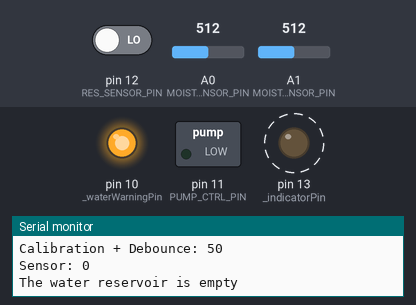
Bench run of a sketch on a simulated Arduino Uno, built with avr-gcc and run on an emulated ATmega328P. On the bench: switched loads named in the sketch (green lamp = pin HIGH), output pins drawn as LEDs (lit = HIGH), the last lines printed to the serial monitor. Dashed ring = blinking. Inputs (shaded band) come from the test bench; at power-on: pin 12 (RES_SENSOR_PIN) LOW, A1 (MOISTURE_CALIB_SENSOR_PIN) = 512, A0 (MOISTURE_SENSOR_PIN) = 512. Pins used as bus, display or sensor lines are not drawn.

Above: at 1.2 s.
1.3 s: pin 12 (RES_SENSOR_PIN) driven HIGH
At 3.4 s:
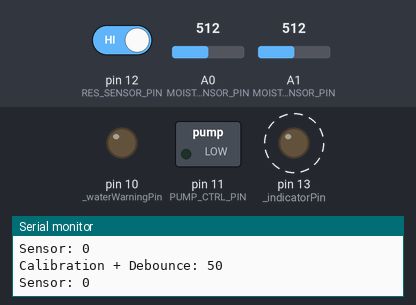
7.3 s: A1 (MOISTURE_CALIB_SENSOR_PIN) set to 716
At 9.4 s:
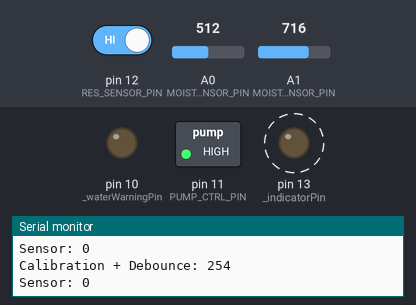
13.3 s: pin 12 (RES_SENSOR_PIN) driven LOW
At 15.5 s:
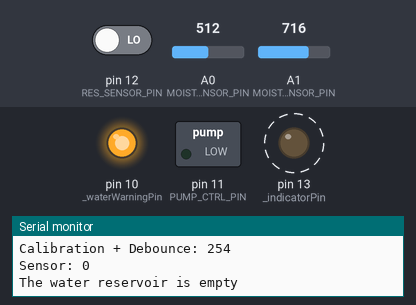
Timing chart, 0 to 25.3 s (numbered marks = the images above; inputs shaded):
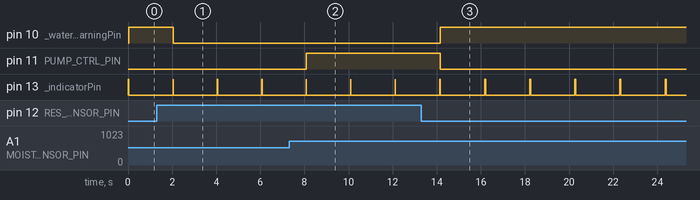

The sketch:

irrigarduino.ino
```cpp
/*
*/
#include "Irrigation.h"
#include <Wire.h>

Irrigation irrigation;

void setup();
void loop();

void setup()
{
  Wire.begin();
  irrigation.init();
}


/* Loop and print the time every second */
void loop()
{
  irrigation.pollIrrigationStatus();
  delay(2000);
}
```

Irrigation.cpp
```cpp
#include "Irrigation.h"
#include "pins.h"

#define DEBUG 1

uint8_t SOIL_DEBOUNCE = 50;

Reservoir::Reservoir(uint8_t sensorPin) {
  _sensorPin = sensorPin;
  pinMode(_sensorPin, INPUT);
}

boolean Reservoir::isEmpty() {
  return digitalRead(_sensorPin) == LOW;
}

// ============================================================

Pump::Pump(uint8_t pumpCtrlPin) {
  _pumpCtrlPin = pumpCtrlPin;
  _pumping = false;

  pinMode(_pumpCtrlPin, OUTPUT);
}

boolean Pump::isPumping() {
  return _pumping;
};

void Pump::start() {
  digitalWrite(_pumpCtrlPin, HIGH);
  _pumping = true;
}

void Pump::stop() {
  digitalWrite(_pumpCtrlPin, LOW);
  _pumping = false;
}

// ============================================================

Soil::Soil(uint8_t sensorPin, uint8_t calibrationPin, uint8_t sensorPwrPin, uint8_t calibrationPwrPin) {
  _calibrationPin = calibrationPin;
  _sensorPin = sensorPin;

  _calibrationPwrPin = calibrationPwrPin;
  _sensorPwrPin = sensorPwrPin;

  _sensorReading = 0;
  _calibrationReading = 0;

  pinMode(_sensorPwrPin, OUTPUT);
  pinMode(_calibrationPwrPin, OUTPUT);
}

void Soil::_takeReading() {
  digitalWrite(_sensorPwrPin, HIGH);
  digitalWrite(_calibrationPwrPin, HIGH);
  _sensorReading = analogRead(_sensorPin);
  _calibrationReading = analogRead(_calibrationPin);
  digitalWrite(_sensorPwrPin, LOW);
  digitalWrite(_calibrationPwrPin, LOW);
}

boolean Soil::isTooDry() {
  _takeReading();
#ifdef DEBUG
  Serial.print("Calibration: ");
  Serial.println(_calibrationReading);
  Serial.print("Sensor: ");
  Serial.println(_sensorReading);
#endif
  return _sensorReading < _calibrationReading;
}

boolean Soil::isWetEnough() {
  _takeReading();
#ifdef DEBUG
  Serial.print("Calibration + Debounce: ");
  Serial.println(_calibrationReading + SOIL_DEBOUNCE);
  Serial.print("Sensor: ");
  Serial.println(_sensorReading);
#endif
    return _sensorReading > (_calibrationReading + SOIL_DEBOUNCE);
}

// ============================================================

Irrigation::Irrigation() :
  reservoir(RES_SENSOR_PIN),
  pump(PUMP_CTRL_PIN),
  soil(MOISTURE_SENSOR_PIN, MOISTURE_CALIB_SENSOR_PIN, MOISTURE_PWR_PIN, MOISTURE_CALIB_PWR_PIN) {
    _indicatorPin = POLL_LED_PIN;
    _waterWarningPin = WATER_WRN_LED_PIN;
}

void Irrigation::init() {
  pinMode(_indicatorPin, OUTPUT);
  pinMode(_waterWarningPin, OUTPUT);

#ifdef DEBUG
  Serial.begin(9600);
#endif
}

void Irrigation::pollIrrigationStatus() {
    boolean reservoirEmpty = reservoir.isEmpty();
    boolean soilTooDry = soil.isTooDry();
    boolean soilWetEnough = soil.isWetEnough();
    boolean pumping = pump.isPumping();

    digitalWrite(_indicatorPin, HIGH);

  if(reservoirEmpty) {
#ifdef DEBUG
    Serial.println("The water reservoir is empty");
#endif
    digitalWrite(_waterWarningPin, HIGH);
  } else {
    digitalWrite(_waterWarningPin, LOW);
  }

  if(pumping) {
      if(reservoirEmpty || soilWetEnough) {
          pump.stop();
      }
  } else {
      if(!reservoirEmpty && soilTooDry) {
          pump.start();
      }
  }

  delay(10);
  digitalWrite(_indicatorPin, LOW);
}
```

Irrigation.h
```cpp
#ifndef IRRIGATION_h
#define IRRIGATION_h 1

#include <Arduino.h>

class Reservoir {
private:
  uint8_t _sensorPin;
public:
  Reservoir(uint8_t sensorPin);
  boolean isEmpty();
};

class Pump {
public:
  Pump(uint8_t pumpControlPin);
  void start();
  void stop();
  boolean isPumping();
private:
  uint8_t _pumpCtrlPin;
  boolean _pumping;
};

class Soil {
public:
  Soil(uint8_t sensorPin, uint8_t calibrationPin, uint8_t sensorPwrPin, uint8_t calibrationPwrPin);
  boolean isTooDry();
  boolean isWetEnough();
private:
  void _takeReading();
  uint8_t _sensorPin;
  uint8_t _calibrationPin;
  uint8_t _sensorPwrPin;
  uint8_t _calibrationPwrPin;
  uint8_t _sensorReading;
  uint8_t _calibrationReading;
};

class Irrigation {
public:
  Irrigation();

  void init();

  /**
   * This method is intended to be run on every loop iteration. If the
   * conditions are right irrigation will running, if not then irrigation will
   * be ceased.
   */
  void pollIrrigationStatus();

private:
  uint8_t _indicatorPin;
  uint8_t _waterWarningPin;
  Reservoir reservoir;
  Pump pump;
  Soil soil;
};

#endif
```

pins.h
```cpp
// Pin for flashing on each polling cycle
uint8_t POLL_LED_PIN = 13;

// Digital input for whether there is water in the water butt
uint8_t RES_SENSOR_PIN = 12;

// Pin to switch the water pump on/off
uint8_t PUMP_CTRL_PIN = 11;

// A (preferably red LED) attached to this pin will be on when the water is low
uint8_t WATER_WRN_LED_PIN = 10;

// Analog input pin attached to a potentiometer to calibrate the moisture sensor
uint8_t MOISTURE_CALIB_SENSOR_PIN = A1;
uint8_t MOISTURE_CALIB_PWR_PIN = 9;

// Analog input pin attached to pointer sensor
uint8_t MOISTURE_SENSOR_PIN = A0;
uint8_t MOISTURE_PWR_PIN = 8;
```

Measured:
- after the input at 1.3 s, pin 10 (_waterWarningPin): HIGH → LOW after 0.74 s
- after the input at 7.3 s, pin 11 (PUMP_CTRL_PIN): LOW → HIGH after 0.78 s
- after the input at 13.3 s, pin 10 (_waterWarningPin): LOW → HIGH after 0.86 s; pin 11 (PUMP_CTRL_PIN): HIGH → LOW after 0.86 s
- by itself, pin 13 (_indicatorPin): alternates HIGH for 0.04 s and LOW for 2.0 s
